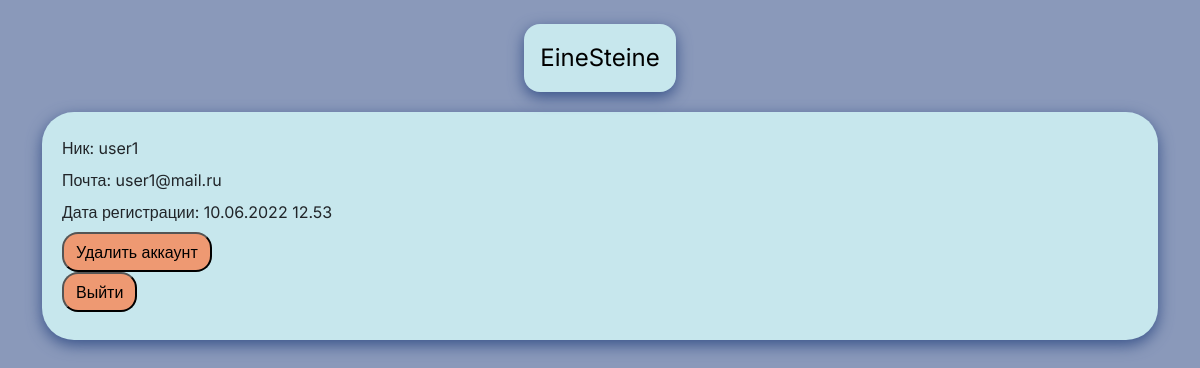
The page /profile (signed in) on the database its author committed.
### einesteine/models.py (models this page shows, shortened)
class User(db.Model, UserMixin):
    id = db.Column(db.Integer, primary_key=True)
    username = db.Column(db.String(64), index=True, unique=True)
    email = db.Column(db.String(120), index=True, unique=True)
    password_hash = db.Column(db.String(128))
    register_time = db.Column(db.DateTime)
    ideas = db.relationship('Idea', backref='idea_author', lazy='dynamic')
    posts = db.relationship('Post', backref='post_author', lazy='dynamic')
    tags = db.relationship('Tag', backref='tag_author', lazy='dynamic')

### einesteine/routes.py (the view)
@app.route('/profile', methods=['GET', 'POST'])
@login_required
def profile():
    form = forms.DeleteAccountForm()
    if form.validate_on_submit():
        print(1)
        return redirect(url_for('register'))
    return render_template('account.html', user=current_user, form=form)

### einesteine/models.py (called while the page is built)
@login.user_loader
def load_user(id):
    return User.query.get(int(id))

### einesteine/templates/account.html (shortened to what this page needs)
{% extends "base.html" %}
{% block content %}
    <div class="container" style="margin-top: 20px;margin-bottom: 20px;">
        <div class="editor-head" style="padding: 20px;border-radius: 2rem;">
            <div class="d-flex flex-column" style="margin-top: 4px;">
              <span style="margin-right: 16px;margin-bottom: 8px;">Ник: {{ user.username }}</span>
              <span style="margin-right: 16px;margin-bottom: 8px;">Почта: {{ user.email }}</span>
              <span style="margin-bottom: 8px;">Дата регистрации: {{ user.register_time.strftime('%d.%m.%Y %H.%M')}}<br></span>
            </div>
          <div style="margin-bottom:8px">
            <button class="form-button" type="button" data-bs-target="#delete-account" data-bs-toggle="modal">Удалить аккаунт</button>
            </div>
          <form action = "{{ url_for('logout') }}">
            <div>
              <button class="form-button" type="submit">Выйти</button>
            </div>
          </form>
        </div>
    </div>
{% endblock %}

### einesteine/static/css/colors.css (style rules this page uses)
:root { --a-color: #C7E7ED; --as-color: #8A99BA; --ad-color: #39538A; --b-color: #EE9972; --bd-color: #c57f5f; --c-color: #BD8F86; --cd-color: #8c6a63; }

### einesteine/static/css/custom.css (style rules this page uses)
.form-button { background-color: var(--b-color); padding: 6px 12px; border-radius: 1rem; }
.editor-head { background-color: var(--a-color); box-shadow: 0px 5px 15px var(--ad-color); }

### rows shown on the page
User: username "user1", email "user1@mail.ru", register_time "10.06.2022 12.53"
